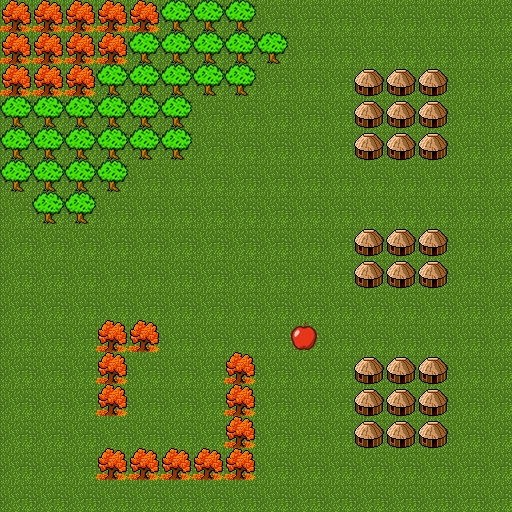

The image is a tile-based game level rendered from a .tmx file. Its description and source (layers, tilesets, objects; grid data summarised) follow:
An orthogonal 16x16 tile map with 32x32 px tiles, 4 tile layers (grass, tree, tank, house) and 44 objects (43x tree, tank).

<map version="1.0" orientation="orthogonal" renderorder="right-down" width="16" height="16" tilewidth="32" tileheight="32" nextobjectid="50">
 <tileset firstgid="1" name="grass" tilewidth="32" tileheight="32" tilecount="6" columns="3">
  <image source="sprites.png" width="96" height="64" />
 </tileset>
 <layer name="grass" width="16" height="16">
  <data>[256 cells, 256 non-empty, 1 distinct tile ids]</data>
 </layer>
 <layer name="tree" width="16" height="16">
  <data>[256 cells, 55 non-empty, 2 distinct tile ids]</data>
 </layer>
 <layer name="tank" width="16" height="16">
  <data>[256 cells, 1 non-empty, 1 distinct tile ids]</data>
 </layer>
 <objectgroup name="objectTank">
  <object id="48" name="tank" type="tank" x="288" y="320" width="32" height="32" />
 </objectgroup>
 <layer name="house" width="16" height="16">
  <data>[256 cells, 24 non-empty, 1 distinct tile ids]</data>
 </layer>
 <objectgroup name="objectTree">
  <object id="3" name="tree" type="tree" x="0" y="0" width="32" height="32" />
  <object id="4" name="tree" type="tree" x="32" y="0" width="32" height="32" />
  <object id="5" name="tree" type="tree" x="64" y="0" width="32" height="32" />
  <object id="6" name="tree" type="tree" x="96" y="0" width="32" height="32" />
  <object id="7" name="tree" type="tree" x="192" y="0" width="32" height="32" />
  <object id="8" name="tree" type="tree" x="224" y="0" width="32" height="32" />
  <object id="9" name="tree" type="tree" x="128" y="0" width="32" height="32" />
  <object id="10" name="tree" type="tree" x="160" y="0" width="32" height="32" />
  <object id="11" name="tree" type="tree" x="128" y="32" width="32" height="32" />
  <object id="12" name="tree" type="tree" x="64" y="32" width="32" height="32" />
  <object id="13" name="tree" type="tree" x="96" y="32" width="32" height="32" />
  <object id="14" name="tree" type="tree" x="192" y="32" width="32" height="32" />
  <object id="15" name="tree" type="tree" x="0" y="32" width="32" height="32" />
  <object id="16" name="tree" type="tree" x="160" y="32" width="32" height="32" />
  <object id="17" name="tree" type="tree" x="224" y="32" width="32" height="32" />
  <object id="18" name="tree" type="tree" x="32" y="32" width="32" height="32" />
  <object id="19" name="tree" type="tree" x="256" y="32" width="32" height="32" />
  <object id="20" name="tree" type="tree" x="128" y="64" width="32" height="32" />
  <object id="21" name="tree" type="tree" x="64" y="64" width="32" height="32" />
  <object id="22" name="tree" type="tree" x="96" y="64" width="32" height="32" />
  <object id="23" name="tree" type="tree" x="192" y="64" width="32" height="32" />
  <object id="24" name="tree" type="tree" x="0" y="64" width="32" height="32" />
  <object id="25" name="tree" type="tree" x="160" y="64" width="32" height="32" />
  <object id="26" name="tree" type="tree" x="224" y="64" width="32" height="32" />
  <object id="27" name="tree" type="tree" x="32" y="64" width="32" height="32" />
  <object id="28" name="tree" type="tree" x="32" y="128" width="32" height="32" />
  <object id="29" name="tree" type="tree" x="64" y="96" width="32" height="32" />
  <object id="30" name="tree" type="tree" x="128" y="96" width="32" height="32" />
  <object id="31" name="tree" type="tree" x="160" y="128" width="32" height="32" />
  <object id="32" name="tree" type="tree" x="160" y="96" width="32" height="32" />
  <object id="33" name="tree" type="tree" x="64" y="128" width="32" height="32" />
  <object id="34" name="tree" type="tree" x="96" y="128" width="32" height="32" />
  <object id="35" name="tree" type="tree" x="96" y="96" width="32" height="32" />
  <object id="36" name="tree" type="tree" x="0" y="96" width="32" height="32" />
  <object id="37" name="tree" type="tree" x="0" y="128" width="32" height="32" />
  <object id="38" name="tree" type="tree" x="128" y="128" width="32" height="32" />
  <object id="39" name="tree" type="tree" x="32" y="96" width="32" height="32" />
  <object id="42" name="tree" type="tree" x="32" y="192" width="32" height="32" />
  <object id="43" name="tree" type="tree" x="64" y="160" width="32" height="32" />
  <object id="44" name="tree" type="tree" x="0" y="160" width="32" height="32" />
  <object id="45" name="tree" type="tree" x="96" y="160" width="32" height="32" />
  <object id="46" name="tree" type="tree" x="32" y="160" width="32" height="32" />
  <object id="47" name="tree" type="tree" x="64" y="192" width="32" height="32" />
 </objectgroup>
</map>
